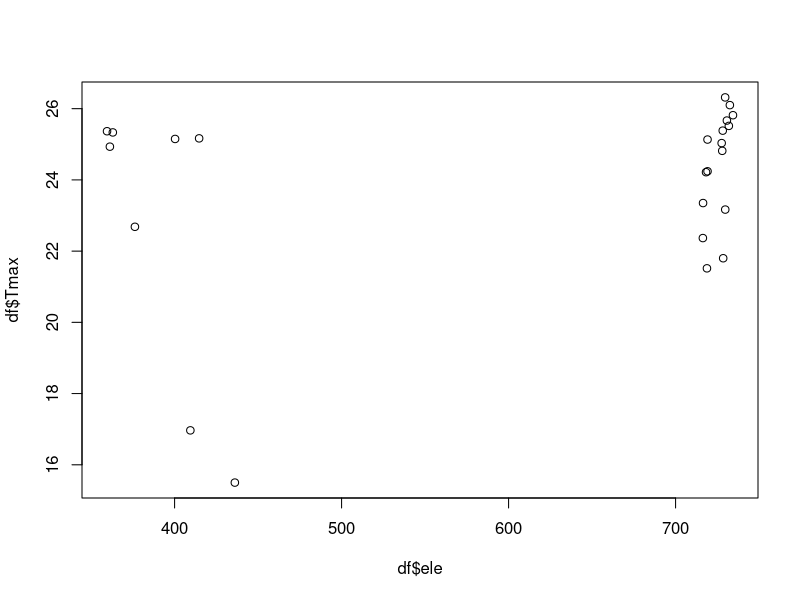
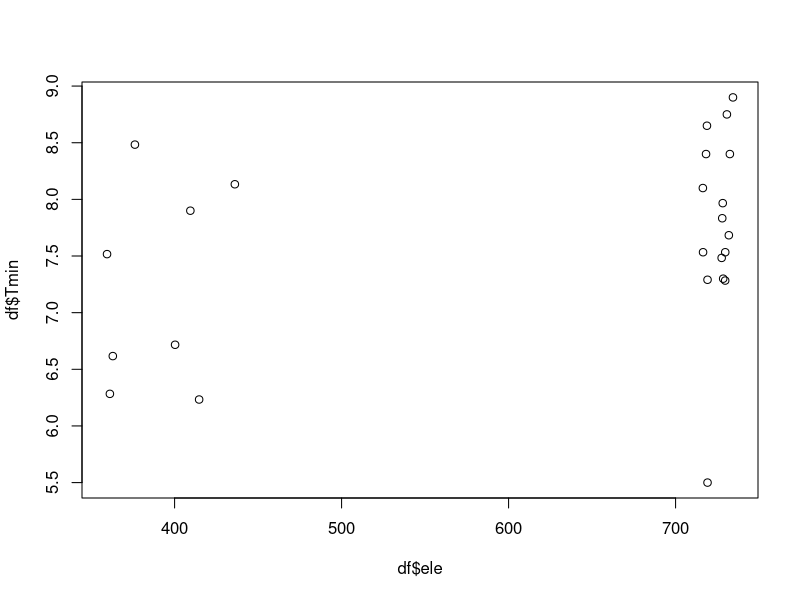
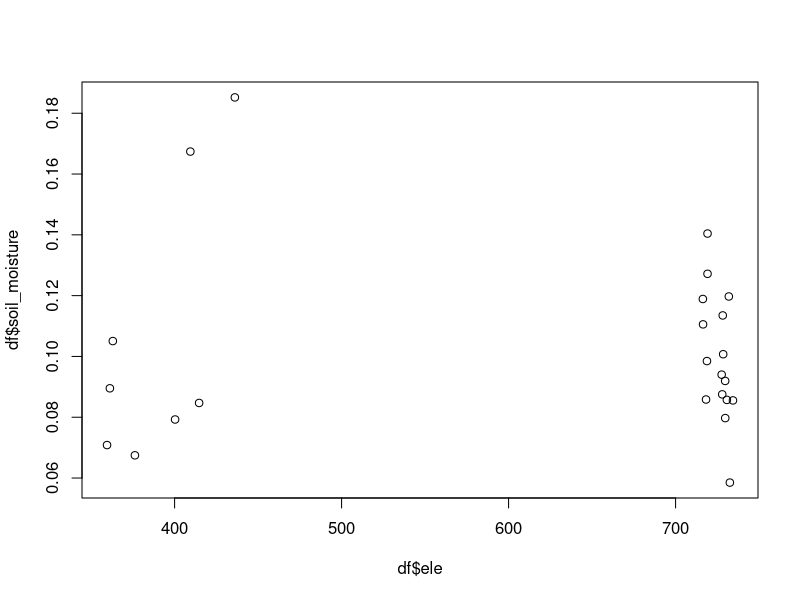
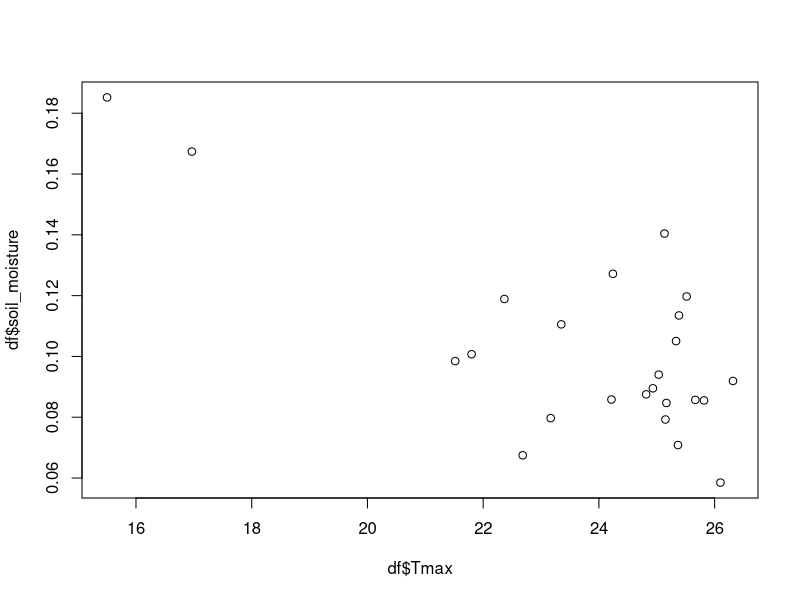
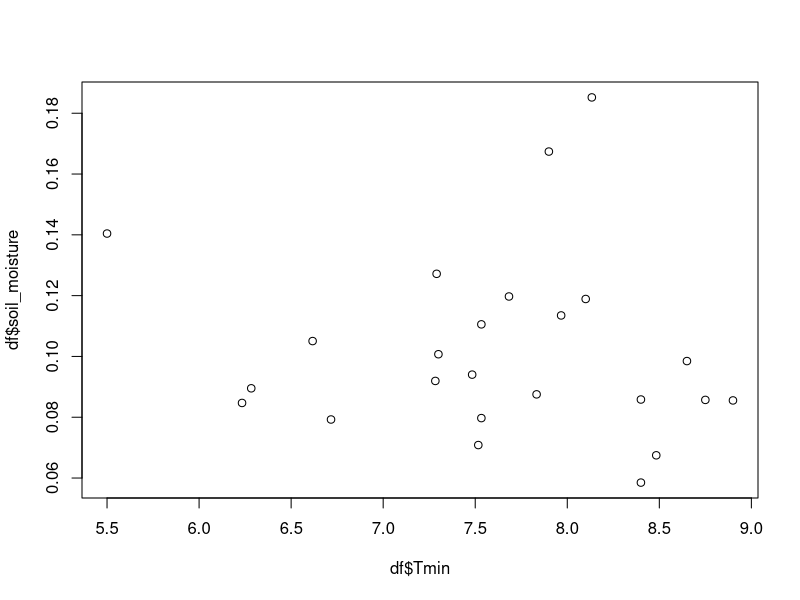

Write R code to recreate these figures, in order. (Note: this script raises an error after producing the figures.)
rm(list = ls())
library(tidyverse)
library(stringr)
# make environmental dataframe

soil_depth <- read_csv('data-raw/soil_depths.csv')
hummocks <- read_csv('data-raw/hummock.csv')
env <- read_csv('data-raw/environmental_data.csv')
temps <- read_csv('data-raw/monthly_plot_temps.csv')
locs <- read_csv('data-raw/plot_locations.csv')

locs$type <- NA
locs$type[ locs$name < 756 ] <- 'upper'
locs$type[ locs$name >=756 ] <- 'lower'

# pre-process data ------------------------------------------------------------------ #

subplot_depths <-
  soil_depth %>%
  gather( rep, depth,  d1, d2 ) %>%
  mutate( depth = ifelse (depth > 40, 45, depth ) ) %>%
  group_by( plot, subplot ) %>%
  summarise ( depth = mean(depth))

plot_depths <-
  subplot_depths %>%
  group_by( plot ) %>%
  summarise( depth = mean(depth ))

temps <-
  temps %>%
  rename( plot = plot_id) %>%
  filter( month %in% c(3) ) %>%
  group_by( plot) %>%
  summarise( Tmax = mean(Tmax), Tmin = mean(Tmin))

locs <-
  locs %>%
  rename( plot= name ) %>%
  select( plot, lat , lon, ele, type )

env <-
  env %>%
  group_by(plot) %>%
  mutate( soil_moisture = mean(gravimetric_water_content_by_wetmass_1apr16, gravimetric_water_content_by_wetmass_26may16)) %>%
  select( -gravimetric_water_content_by_wetmass_1apr16, -gravimetric_water_content_by_wetmass_26may16, -TDR_1_1ap16r, -contains('TDR'))

env <-
  env %>%
  mutate(Nitrate_ppm = as.numeric( str_extract( as.character(No3_N_ppm), '[0-9]+')))

soil <-
  env %>%
  select(plot, organic_matter_ENR, pH, CEC_meq_100g, K_ppm, Mg_ppm, Ca_ppm, NH4_N, Nitrate_ppm, soil_moisture, `Sand_%`, `Clay_%` )

#  merge data ----------------------------------------------------------------------- #
df <- left_join(locs, temps )
plot( df$ele, df$Tmax)
plot( df$ele, df$Tmin)

df <- left_join(df, soil)
plot(df$ele, df$soil_moisture)
plot(df$Tmax, df$soil_moisture)
plot(df$Tmin, df$soil_moisture)

df <- left_join(df, hummocks)

df <- left_join( df, plot_depths)

write_csv(df, 'data-raw/all_environmental_data.csv')
